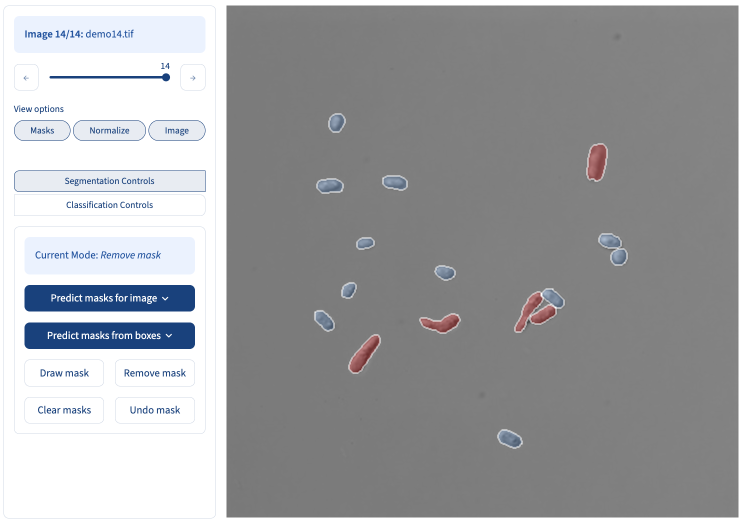
#> input picture manuscript_figures/SI/figureS2/output/Figure_S2.png, 1486 x 1046 px (shown at 1/2 size)
$ jupyter execute figureS2.ipynb
#> lines starting #> are read from the running program, lines starting #| are printed output that depends on the picture
# Supplementary Figure 2

**Mycol Annotate Images page layout**

- **Is** — a screenshot of the running Mycol app; nothing here can redraw it
- **Does** — copies `assets/Figure_S2.png` into `output/`
- **Kernel** — `mycol_colonies_env`, run top to bottom

[cell 1]
import shutil
from pathlib import Path

from IPython.display import display
from PIL import Image

OUTPUT = Path("output")
OUTPUT.mkdir(exist_ok=True)
out = shutil.copy2("assets/Figure_S2.png", OUTPUT / "Figure_S2.png")

im = Image.open(out)
#> im is the input picture: PIL image 1486x1046 RGBA; mean R, G, B, A 161.1, 162.4, 164.7, 255
print(f"wrote {out}  {im.width} x {im.height} px, {Path(out).stat().st_size:,} B")
#| wrote output/Figure_S2.png  1486 x 1046 px, 288,035 B
im.thumbnail((900, 900))
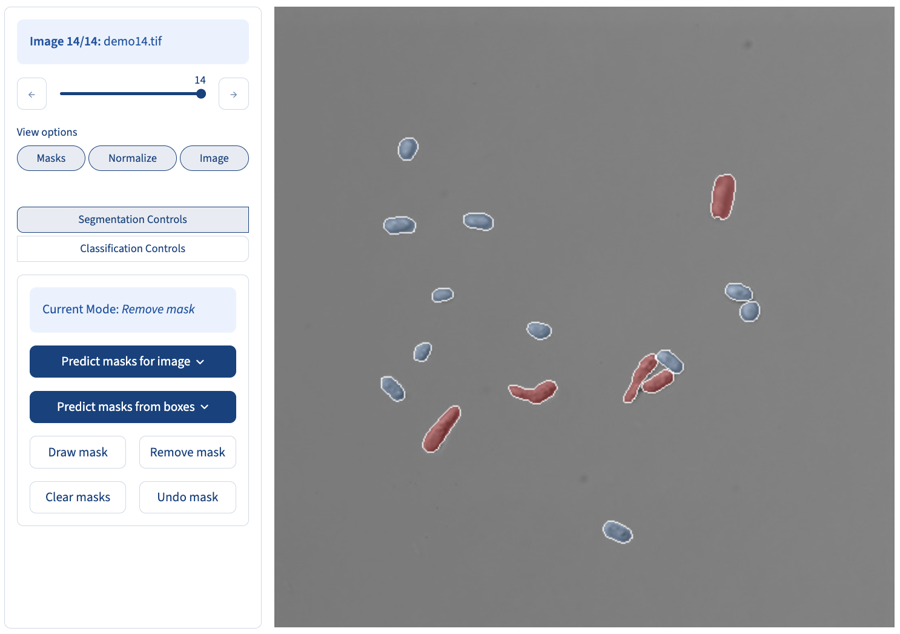
#> im: PIL image 900x634 RGBA; mean R, G, B, A 161, 162.3, 164.6, 255
display(im.convert("RGB"))
